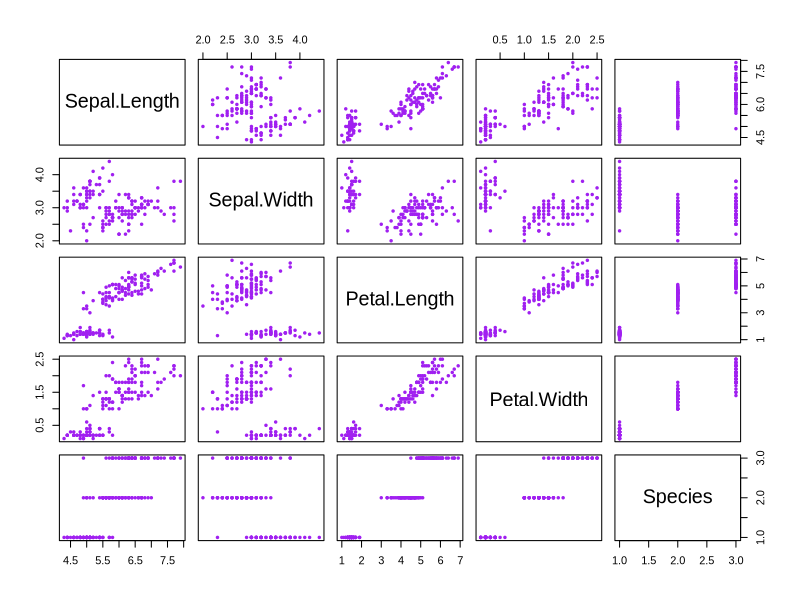
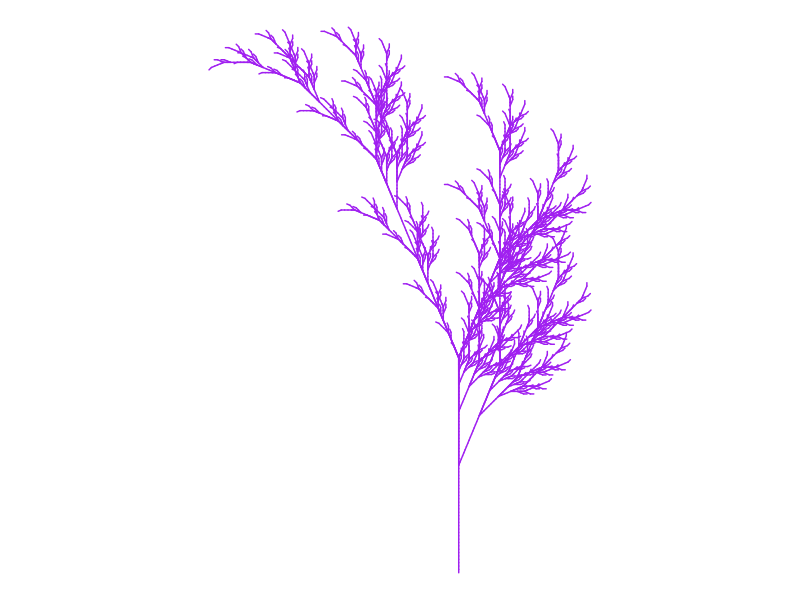

These figures' R source, in order:
## ---- chunk 1
par(family="Arial")
plot(iris, pch=20, cex=0.75, col="purple")

# Title Fall color
# Credit: https://fronkonstin.com

# Install packages

library(gsubfn)
library(tidyverse)

# Define elements in plant art
# Each image corresponds to a different axiom, rules, angle and depth

# Leaf of Fall

axiom="X"
rules=list("X"="F-[[X]+X]+F[+FX]-X", "F"="FF")
angle=22.5
depth=6


for (i in 1:depth) axiom=gsubfn(".", rules, axiom)

actions=str_extract_all(axiom, "\\d*\\+|\\d*\\-|F|L|R|\\[|\\]|\\|") %>% unlist

status=data.frame(x=numeric(0), y=numeric(0), alfa=numeric(0))
points=data.frame(x1 = 0, y1 = 0, x2 = NA, y2 = NA, alfa=90, depth=1)


# Generating data
# Note: may take a minute or two

for (action in actions)
{
  if (action=="F")
  {
    x=points[1, "x1"]+cos(points[1, "alfa"]*(pi/180))
    y=points[1, "y1"]+sin(points[1, "alfa"]*(pi/180))
    points[1,"x2"]=x
    points[1,"y2"]=y
    data.frame(x1 = x, y1 = y, x2 = NA, y2 = NA,
               alfa=points[1, "alfa"],
               depth=points[1,"depth"]) %>% rbind(points)->points
  }
  if (action %in% c("+", "-")){
    alfa=points[1, "alfa"]
    points[1, "alfa"]=eval(parse(text=paste0("alfa",action, angle)))
  }
  if(action=="["){
    data.frame(x=points[1, "x1"], y=points[1, "y1"], alfa=points[1, "alfa"]) %>%
      rbind(status) -> status
    points[1, "depth"]=points[1, "depth"]+1
  }
  
  if(action=="]"){
    depth=points[1, "depth"]
    points[-1,]->points
    data.frame(x1=status[1, "x"], y1=status[1, "y"], x2=NA, y2=NA,
               alfa=status[1, "alfa"],
               depth=depth-1) %>%
      rbind(points) -> points
    status[-1,]->status
  }
}

ggplot() +
  geom_segment(aes(x = x1, y = y1, xend = x2, yend = y2),
               lineend = "round",
               color="purple", # Set your own Fall color?
               data=na.omit(points)) +
  coord_fixed(ratio = 1) +
  theme_void() # No grid nor axes
